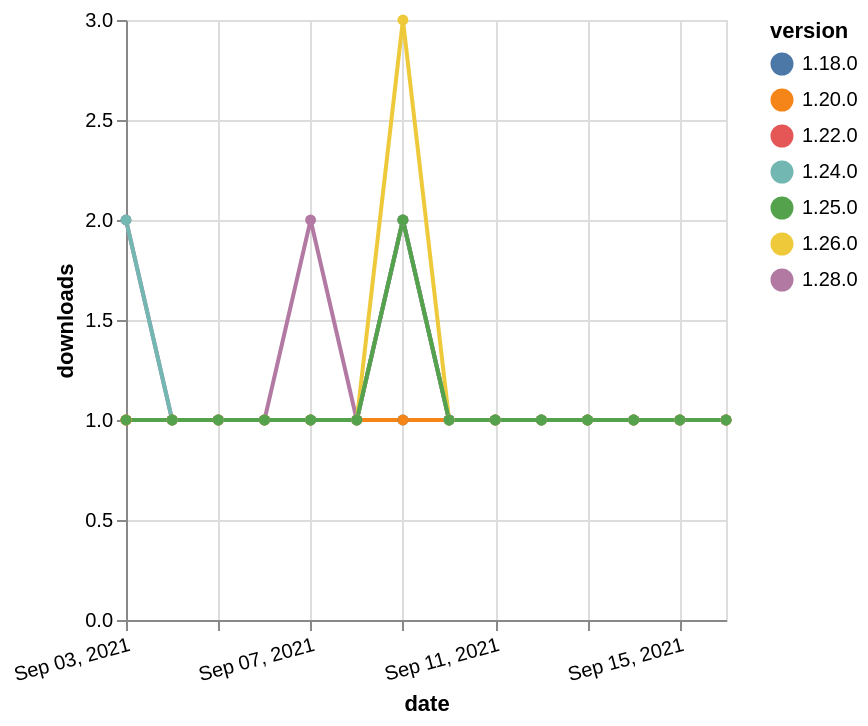

This figure's Vega-Lite source:
### Vega-Lite specification from a JSON file in a GitHub repository (floating-point values rounded to 4 significant figures)
{"$schema": "https://vega.github.io/schema/vega-lite/v5.json", "description": "A simple bar chart with embedded data.", "data": {"values": [{"date": "2021-09-03", "total": 220, "delta": 1, "version": "1.18.0"}, {"date": "2021-09-04", "total": 221, "delta": 1, "version": "1.18.0"}, {"date": "2021-09-05", "total": 222, "delta": 1, "version": "1.18.0"}, {"date": "2021-09-06", "total": 223, "delta": 1, "version": "1.18.0"}, {"date": "2021-09-07", "total": 224, "delta": 1, "version": "1.18.0"}, {"date": "2021-09-08", "total": 225, "delta": 1, "version": "1.18.0"}, {"date": "2021-09-09", "total": 226, "delta": 1, "version": "1.18.0"}, {"date": "2021-09-10", "total": 227, "delta": 1, "version": "1.18.0"}, {"date": "2021-09-11", "total": 228, "delta": 1, "version": "1.18.0"}, {"date": "2021-09-12", "total": 229, "delta": 1, "version": "1.18.0"}, {"date": "2021-09-13", "total": 230, "delta": 1, "version": "1.18.0"}, {"date": "2021-09-14", "total": 231, "delta": 1, "version": "1.18.0"}, {"date": "2021-09-15", "total": 232, "delta": 1, "version": "1.18.0"}, {"date": "2021-09-16", "total": 233, "delta": 1, "version": "1.18.0"}, {"date": "2021-09-03", "total": 167, "delta": 1, "version": "1.22.0"}, {"date": "2021-09-04", "total": 168, "delta": 1, "version": "1.22.0"}, {"date": "2021-09-05", "total": 169, "delta": 1, "version": "1.22.0"}, {"date": "2021-09-06", "total": 170, "delta": 1, "version": "1.22.0"}, {"date": "2021-09-07", "total": 171, "delta": 1, "version": "1.22.0"}, {"date": "2021-09-08", "total": 172, "delta": 1, "version": "1.22.0"}, {"date": "2021-09-09", "total": 174, "delta": 2, "version": "1.22.0"}, {"date": "2021-09-10", "total": 175, "delta": 1, "version": "1.22.0"}, {"date": "2021-09-11", "total": 176, "delta": 1, "version": "1.22.0"}, {"date": "2021-09-12", "total": 177, "delta": 1, "version": "1.22.0"}, {"date": "2021-09-13", "total": 178, "delta": 1, "version": "1.22.0"}, {"date": "2021-09-14", "total": 179, "delta": 1, "version": "1.22.0"}, {"date": "2021-09-15", "total": 180, "delta": 1, "version": "1.22.0"}, {"date": "2021-09-16", "total": 181, "delta": 1, "version": "1.22.0"}, {"date": "2021-09-03", "total": 115, "delta": 2, "version": "1.28.0"}, {"date": "2021-09-04", "total": 116, "delta": 1, "version": "1.28.0"}, {"date": "2021-09-05", "total": 117, "delta": 1, "version": "1.28.0"}, {"date": "2021-09-06", "total": 118, "delta": 1, "version": "1.28.0"}, {"date": "2021-09-07", "total": 120, "delta": 2, "version": "1.28.0"}, {"date": "2021-09-08", "total": 121, "delta": 1, "version": "1.28.0"}, {"date": "2021-09-09", "total": 123, "delta": 2, "version": "1.28.0"}, {"date": "2021-09-10", "total": 124, "delta": 1, "version": "1.28.0"}, {"date": "2021-09-11", "total": 125, "delta": 1, "version": "1.28.0"}, {"date": "2021-09-12", "total": 126, "delta": 1, "version": "1.28.0"}, {"date": "2021-09-13", "total": 127, "delta": 1, "version": "1.28.0"}, {"date": "2021-09-14", "total": 128, "delta": 1, "version": "1.28.0"}, {"date": "2021-09-15", "total": 129, "delta": 1, "version": "1.28.0"}, {"date": "2021-09-16", "total": 130, "delta": 1, "version": "1.28.0"}, {"date": "2021-09-03", "total": 164, "delta": 1, "version": "1.26.0"}, {"date": "2021-09-04", "total": 165, "delta": 1, "version": "1.26.0"}, {"date": "2021-09-05", "total": 166, "delta": 1, "version": "1.26.0"}, {"date": "2021-09-06", "total": 167, "delta": 1, "version": "1.26.0"}, {"date": "2021-09-07", "total": 168, "delta": 1, "version": "1.26.0"}, {"date": "2021-09-08", "total": 169, "delta": 1, "version": "1.26.0"}, {"date": "2021-09-09", "total": 172, "delta": 3, "version": "1.26.0"}, {"date": "2021-09-10", "total": 173, "delta": 1, "version": "1.26.0"}, {"date": "2021-09-11", "total": 174, "delta": 1, "version": "1.26.0"}, {"date": "2021-09-12", "total": 175, "delta": 1, "version": "1.26.0"}, {"date": "2021-09-13", "total": 176, "delta": 1, "version": "1.26.0"}, {"date": "2021-09-14", "total": 177, "delta": 1, "version": "1.26.0"}, {"date": "2021-09-15", "total": 178, "delta": 1, "version": "1.26.0"}, {"date": "2021-09-16", "total": 179, "delta": 1, "version": "1.26.0"}, {"date": "2021-09-03", "total": 290, "delta": 1, "version": "1.20.0"}, {"date": "2021-09-04", "total": 291, "delta": 1, "version": "1.20.0"}, {"date": "2021-09-05", "total": 292, "delta": 1, "version": "1.20.0"}, {"date": "2021-09-06", "total": 293, "delta": 1, "version": "1.20.0"}, {"date": "2021-09-07", "total": 294, "delta": 1, "version": "1.20.0"}, {"date": "2021-09-08", "total": 295, "delta": 1, "version": "1.20.0"}, {"date": "2021-09-09", "total": 296, "delta": 1, "version": "1.20.0"}, {"date": "2021-09-10", "total": 297, "delta": 1, "version": "1.20.0"}, {"date": "2021-09-11", "total": 298, "delta": 1, "version": "1.20.0"}, {"date": "2021-09-12", "total": 299, "delta": 1, "version": "1.20.0"}, {"date": "2021-09-13", "total": 300, "delta": 1, "version": "1.20.0"}, {"date": "2021-09-14", "total": 301, "delta": 1, "version": "1.20.0"}, {"date": "2021-09-15", "total": 302, "delta": 1, "version": "1.20.0"}, {"date": "2021-09-16", "total": 303, "delta": 1, "version": "1.20.0"}, {"date": "2021-09-03", "total": 147, "delta": 2, "version": "1.24.0"}, {"date": "2021-09-04", "total": 148, "delta": 1, "version": "1.24.0"}, {"date": "2021-09-05", "total": 149, "delta": 1, "version": "1.24.0"}, {"date": "2021-09-06", "total": 150, "delta": 1, "version": "1.24.0"}, {"date": "2021-09-07", "total": 151, "delta": 1, "version": "1.24.0"}, {"date": "2021-09-08", "total": 152, "delta": 1, "version": "1.24.0"}, {"date": "2021-09-09", "total": 154, "delta": 2, "version": "1.24.0"}, {"date": "2021-09-10", "total": 155, "delta": 1, "version": "1.24.0"}, {"date": "2021-09-11", "total": 156, "delta": 1, "version": "1.24.0"}, {"date": "2021-09-12", "total": 157, "delta": 1, "version": "1.24.0"}, {"date": "2021-09-13", "total": 158, "delta": 1, "version": "1.24.0"}, {"date": "2021-09-14", "total": 159, "delta": 1, "version": "1.24.0"}, {"date": "2021-09-15", "total": 160, "delta": 1, "version": "1.24.0"}, {"date": "2021-09-16", "total": 161, "delta": 1, "version": "1.24.0"}, {"date": "2021-09-03", "total": 137, "delta": 1, "version": "1.25.0"}, {"date": "2021-09-04", "total": 138, "delta": 1, "version": "1.25.0"}, {"date": "2021-09-05", "total": 139, "delta": 1, "version": "1.25.0"}, {"date": "2021-09-06", "total": 140, "delta": 1, "version": "1.25.0"}, {"date": "2021-09-07", "total": 141, "delta": 1, "version": "1.25.0"}, {"date": "2021-09-08", "total": 142, "delta": 1, "version": "1.25.0"}, {"date": "2021-09-09", "total": 144, "delta": 2, "version": "1.25.0"}, {"date": "2021-09-10", "total": 145, "delta": 1, "version": "1.25.0"}, {"date": "2021-09-11", "total": 146, "delta": 1, "version": "1.25.0"}, {"date": "2021-09-12", "total": 147, "delta": 1, "version": "1.25.0"}, {"date": "2021-09-13", "total": 148, "delta": 1, "version": "1.25.0"}, {"date": "2021-09-14", "total": 149, "delta": 1, "version": "1.25.0"}, {"date": "2021-09-15", "total": 150, "delta": 1, "version": "1.25.0"}, {"date": "2021-09-16", "total": 151, "delta": 1, "version": "1.25.0"}]}, "width": "container", "mark": {"type": "line", "point": {"filled": true}}, "encoding": {"x": {"field": "date", "type": "temporal", "timeUnit": "yearmonthdate", "title": "date", "axis": {"labelAngle": -15}}, "y": {"field": "delta", "type": "quantitative", "title": "downloads"}, "color": {"field": "version", "type": "nominal"}, "tooltip": {"field": "delta"}}}
